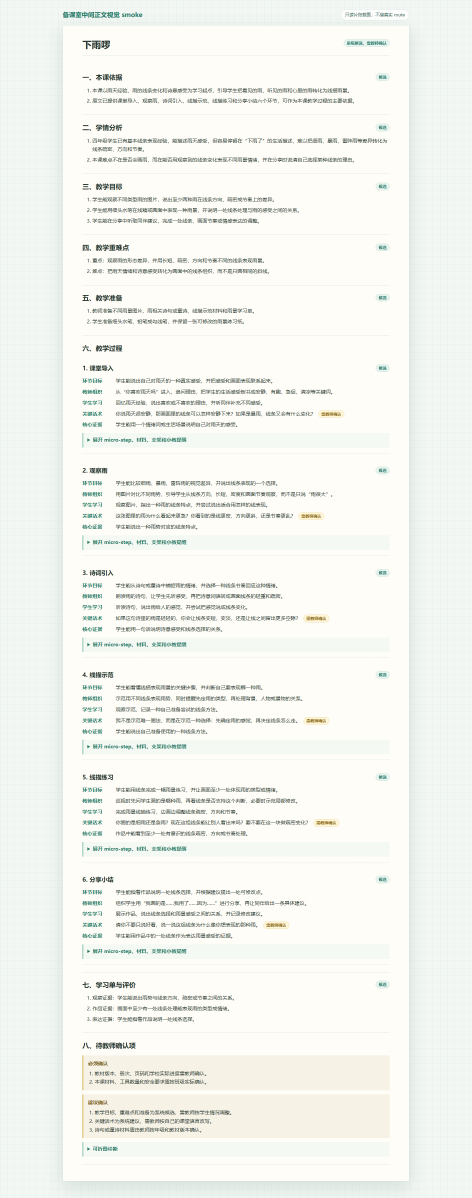
#> input picture outputs/PREP_ROOM_RENDER_CANVAS_DEEPEN_V1/1013R_R220E_P1_CENTER_BODY_VISUAL_READABILITY_SMOKE/screenshots/real_downpour_docx.png, 1416 x 3592 px (shown at 1/3 size)
$ python -i validate_1013r_r220e_p1_center_body_visual_readability_smoke.py   (imports and definitions only)
#> lines starting #> are read from the running program, lines starting #| are printed output that depends on the picture
from __future__ import annotations

import base64
import html
import json
import os
from pathlib import Path
import socket
import struct
import subprocess
import sys
import tempfile
import time
from typing import Any
import urllib.parse

from PIL import Image
import requests


ROOT = Path(__file__).resolve().parents[1]
STAGE = "1013R_R220E_P1_CENTER_BODY_VISUAL_READABILITY_SMOKE"
OUT = ROOT / "outputs" / "PREP_ROOM_RENDER_CANVAS_DEEPEN_V1" / STAGE
RESULT = OUT / "validate_1013R_R220E_P1_center_body_visual_readability_smoke_result.json"

R220E_STAGE = "1013R_R220E_SINGLE_LESSON_TEMPLATE_CENTER_BODY_READONLY_RENDER"
R220E_OUT = ROOT / "outputs" / "PREP_ROOM_RENDER_CANVAS_DEEPEN_V1" / R220E_STAGE
R220E_RESULT = R220E_OUT / "validate_1013R_R220E_single_lesson_template_center_body_readonly_render_result.json"
R220E_DOM = R220E_OUT / "r220e_teacher_readable_dom_snapshots"

SAMPLE_ORDER = [
    "real_downpour_docx",
    "numbered_colon_old_shoes",
    "plain_segment_weaving",
    "table_rain_umbrella",
    "minimal_line_fish",
]

SAMPLE_LABELS = {
    "real_downpour_docx": "下雨啰",
    "numbered_colon_old_shoes": "旧鞋 / 足下生辉",
    "plain_segment_weaving": "穿穿编编",
    "table_rain_umbrella": "雨伞图案设计",
    "minimal_line_fish": "线条小鱼",
}

SCREENSHOT_NAMES = {
    "real_downpour_docx": "real_downpour_docx.png",
    "numbered_colon_old_shoes": "numbered_colon_old_shoes.png",
    "plain_segment_weaving": "plain_segment_weaving.png",
    "table_rain_umbrella": "table_rain_umbrella.png",
    "minimal_line_fish": "minimal_line_fish.png",
}

OLD_STATIC_MARKERS = ["色彩的渐变", "渐变的节奏", "多彩的生活"]
ENGINEERING_MARKERS = [
    "R200A",
    "R200B",
    "R97B_P3",
    "source_gap",
    "deterministic_fallback",
    "legacy_shell",
    "field_path",
    "schema",
    "debug",
    "provider_called",
    "model_called",
    "formal apply",
]

EDGE_CANDIDATES = [
    Path("C:/Program Files (x86)/Microsoft/Edge/Application/msedge.exe"),
    Path("C:/Program Files/Microsoft/Edge/Application/msedge.exe"),
    Path("C:/Program Files/Google/Chrome/Application/chrome.exe"),
]


class CdpSocket:
    # [20 lines left out: function __init__, not called in this run]

    def close(self) -> None:
        self.sock.close()

    # [45 lines left out: functions send_frame, recv_frame, call, not called in this run]


def _read_text(path: Path) -> str:
    return path.read_text(encoding="utf-8")


def _read_json(path: Path) -> dict[str, Any]:
    return json.loads(path.read_text(encoding="utf-8"))


def _write_text(path: Path, text: str) -> None:
    path.parent.mkdir(parents=True, exist_ok=True)
    path.write_text(text, encoding="utf-8")


def _write_json(path: Path, data: Any) -> None:
    path.parent.mkdir(parents=True, exist_ok=True)
    path.write_text(json.dumps(data, ensure_ascii=False, indent=2), encoding="utf-8")


def _rel(path: Path) -> str:
    return str(path.relative_to(ROOT)).replace("\\", "/")


# [331 lines left out: functions _find_browser, _free_port, _css, _make_harness, _wait_for_tab, _runtime_metrics and 1 more, not called in this run]


def _image_metrics(path: Path) -> dict[str, Any]:
    with Image.open(path) as image:
#> image is the input picture: PIL image 1416x3592 RGB; mean R, G, B 243.4, 244.7, 238.9
        image.load()
        small = image.convert("RGB").resize((80, 80))
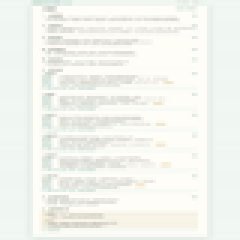
#> small: PIL image 80x80 RGB (shown 3 times larger); mean R, G, B 243.1, 244.8, 239.1
        colors = small.getcolors(maxcolors=6400) or []
#> colors = 693 items
        extrema = small.convert("L").getextrema()
#> extrema = (203, 255)
        return {
            "width": image.width,
            "height": image.height,
#> (the run stopped early here; a loop or call above may not have finished)
